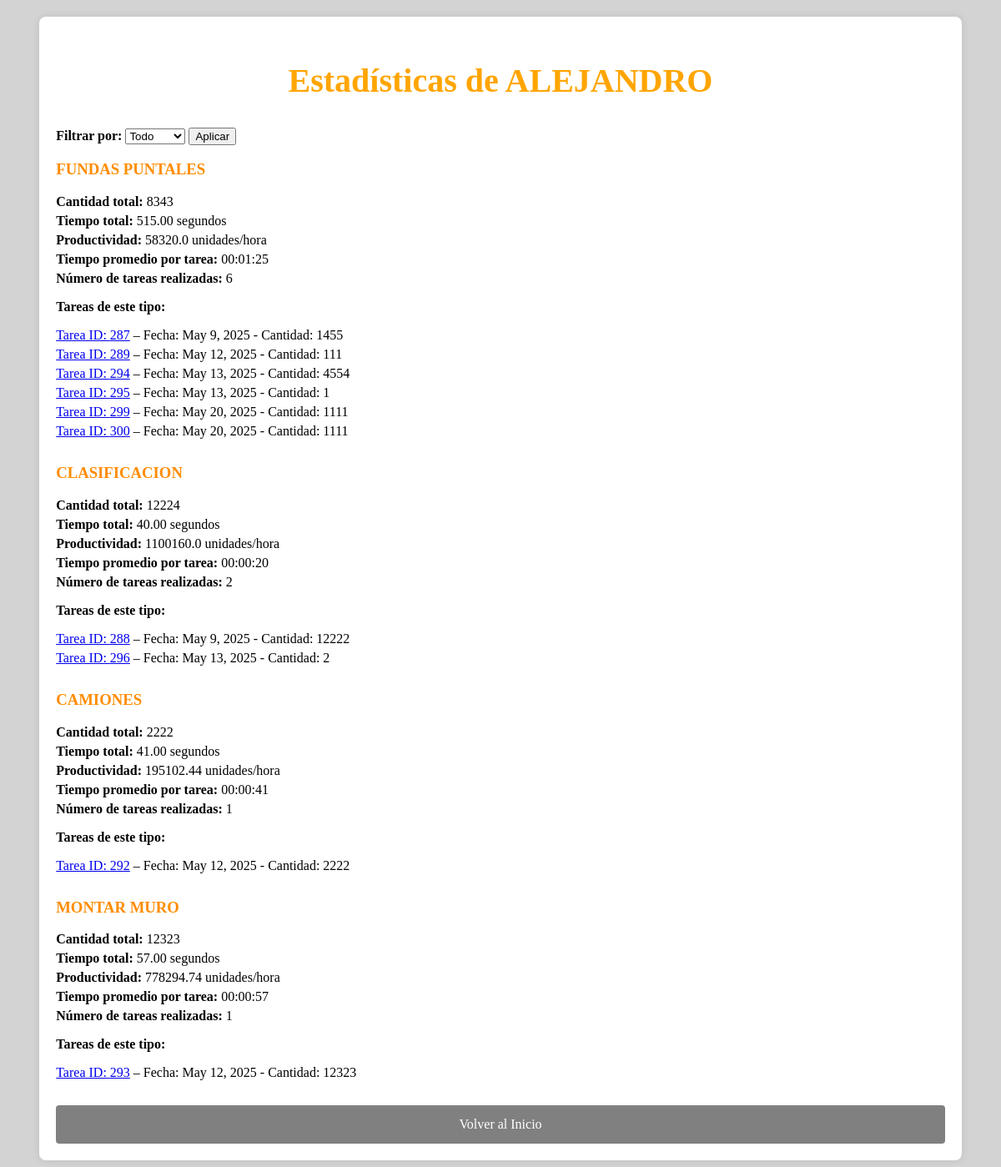
Screenshot of /estadisticas_trabajador/1001/ with the database file from the repository.
### pda/models.py (models this page shows, shortened)
class Trabajador(models.Model):
    nombre=models.TextField(null=True,blank=True)
    apellidos=models.TextField(null=True,blank=True)

class TipoTarea(models.Model):
    cod_tarea=models.TextField(null=True,blank=True)
    nombre=models.TextField(null=True,blank=True)

class Patio(models.Model):
    fecha = models.DateField(verbose_name='Fecha', null=True, blank=True)
    horaInicio = models.TimeField(verbose_name='H.Inicio', null=True, blank=True)
    horaFin = models.TimeField(verbose_name='H.Fin', null=True, blank=True)
    idTipTarea = models.IntegerField(verbose_name='Tip.Tarea', null=True, blank=True)
    idOper1 = models.IntegerField(verbose_name='Op.1', null=True, blank=True)
    idOper2 = models.IntegerField(verbose_name='Op.2', null=True, blank=True)
    cantidad = models.IntegerField(verbose_name='Cantidad', null=True, blank=True)

### pda/views.py (the view)
# urls.py: path('estadisticas_trabajador/<int:trabajador_id>/',estadisticas_trabajador,name='estadisticas_trabajador'),
def estadisticas_trabajador(request, trabajador_id):
    trabajador = get_object_or_404(Trabajador, id=trabajador_id)
    tareas = Patio.objects.filter(Q(idOper1=trabajador_id) | Q(idOper2=trabajador_id))
    periodo = request.GET.get('periodo')
    hoy = date.today()
    cantidadTotal = 0
    tiempoTotalSegundos = 0
    productividad = 0
    numTareas = 0
    tiempoPromedio = "00:00:00"
    estadisticas_por_tipo = defaultdict(lambda: {
        'cantidad': 0,
        'tiempo_total': 0,
        'num_tareas': 0,
        'tareas': []
    })
    if periodo == 'dia':
        tareas = tareas.filter(fecha=hoy)
    elif periodo == 'semana':
        inicio_semana = hoy - timedelta(days=hoy.weekday())  # Primer día de la semana
        tareas = tareas.filter(fecha__gte=inicio_semana, fecha__lte=hoy)
    elif periodo == 'mes':
        tareas = tareas.filter(fecha__month=hoy.month, fecha__year=hoy.year)
    elif periodo == 'todo':
        pass  # No filtra, usa todas las tareas
    for tarea in tareas:
        if tarea.horaInicio and tarea.horaFin and tarea.idTipTarea is not None:
            try:
                tipo_tarea = TipoTarea.objects.get(id=tarea.idTipTarea)
                nombre_tarea = tipo_tarea.nombre
            except TipoTarea.DoesNotExist:
                nombre_tarea = f"Tarea ID {tarea.idTipTarea}"
            fecha = tarea.fecha
            hora_inicio = datetime.combine(fecha, tarea.horaInicio)
            hora_fin = datetime.combine(fecha, tarea.horaFin)
            tiempo_segundos = (hora_fin - hora_inicio).total_seconds()
            estadisticas_por_tipo[nombre_tarea]['cantidad'] += tarea.cantidad or 0
            estadisticas_por_tipo[nombre_tarea]['tiempo_total'] += tiempo_segundos
            estadisticas_por_tipo[nombre_tarea]['num_tareas'] += 1
            estadisticas_por_tipo[nombre_tarea]['tareas'].append(tarea)
    for nombre_tarea, datos in estadisticas_por_tipo.items():
        tiempo_total = datos['tiempo_total']
        num_tareas = datos['num_tareas']
        cantidad = datos['cantidad']
        if tiempo_total > 0:
            datos['productividad'] = round(cantidad / (tiempo_total / 3600), 2)
        else:
            datos['productividad'] = 0
        if num_tareas > 0:
            tiempo_promedio = tiempo_total / num_tareas
            h = int(tiempo_promedio // 3600)
            m = int((tiempo_promedio % 3600) // 60)
            s = int(tiempo_promedio % 60)
            datos['tiempo_promedio'] = f"{h:02d}:{m:02d}:{s:02d}"
        else:
            datos['tiempo_promedio'] = "00:00:00"
    return render(request, 'estadisticas_trabajador.html', {
        'trabajador': trabajador,
        'tareas': tareas,
        'estadisticas_por_tipo': dict(estadisticas_por_tipo),
        'periodo': periodo,
    })

### templates/estadisticas_trabajador.html (shortened to what this page needs)
<!DOCTYPE html>
<html lang="es">
<head>
</head>
<body>
    <div class="container">
        <div class="form-container">
            <h2>Estadísticas de {{ trabajador.nombre }}</h2>
            <form method="get">
                <label for="periodo"><strong>Filtrar por:</strong></label>
                <select name="periodo" id="periodo">
                    <option value="todo" {% if periodo == 'todo' %}selected{% endif %}>Todo</option>
                </select>
                <button type="submit">Aplicar</button>
            </form>
            <br>
            {% for tipo_tarea, datos in estadisticas_por_tipo.items %}
                <div class="stats-item">
                    <h3>{{ tipo_tarea }}</h3>
                    <ul>
                        <li><strong>Cantidad total:</strong> {{ datos.cantidad }}</li>
                        <li><strong>Tiempo total:</strong> {{ datos.tiempo_total|floatformat:2 }} segundos</li>
                        <li><strong>Productividad:</strong> {{ datos.productividad }} unidades/hora</li>
                        <li><strong>Tiempo promedio por tarea:</strong> {{ datos.tiempo_promedio }}</li>
                        <li><strong>Número de tareas realizadas:</strong> {{ datos.num_tareas }}</li>
                    </ul>
                    {% if datos.tareas %}
                        <p><strong>Tareas de este tipo:</strong></p>
                        <ul>
                            {% for tarea in datos.tareas %}
                                <li>
                                    <a href="{% url 'detalle_tarea' tarea.id %}">Tarea ID: {{ tarea.id }}</a> –
                                    Fecha: {{ tarea.fecha }} -
                                    Cantidad: {{ tarea.cantidad }}
                                </li>
                            {% endfor %}
                        </ul>
                    {% else %}
                        <p>No hay tareas de este tipo.</p>
                    {% endif %}
                </div>
            {% empty %}
                <p>No se han encontrado tareas para este trabajador en el periodo seleccionado.</p>
            {% endfor %}
            <a class="aEnlac" href="/paginaInicial/">Volver al Inicio</a>
        </div>
    </div>
</body>
</html>

### templates/estadisticas_trabajador.html (style rules this page uses)
body { background-color: lightgrey; }
h2 { text-align: center; color: orange; font-size: 40px; }
.container { display: flex; justify-content: center; margin-top: 20px; }
.form-container { background-color: white; padding: 20px; border-radius: 8px; box-shadow: 0 0 10px rgba(0, 0, 0, 0.1); width: 90%; overflow-x: auto; }
.aEnlac { text-decoration: none; color: white; display: block; background-color: grey; padding: 14px 20px; text-align: center; margin-top: 15px; width: 100%; box-sizing: border-box; border-radius: 4px; }
.stats-item { margin-bottom: 30px; }
.stats-item h3 { margin-top: 0; color: darkorange; }
.stats-item ul { list-style-type: none; padding-left: 0; }
.stats-item ul li { margin: 5px 0; }

### rows the page displays
Trabajador: nombre "ALEJANDRO"
TipoTarea: estadisticas_por_tipo "FUNDAS PUNTALES"
Patio: id "287", fecha "May 9, 2025", cantidad "1455"
Patio: id "289", fecha "May 12, 2025", cantidad "111"
Patio: id "294", fecha "May 13, 2025", cantidad "4554"
Patio: id "295", fecha "May 13, 2025", cantidad "1"
Patio: id "299", fecha "May 20, 2025", cantidad "1111"
Patio: id "300", fecha "May 20, 2025", cantidad "1111"
TipoTarea: estadisticas_por_tipo "CLASIFICACION"
Patio: id "288", fecha "May 9, 2025", cantidad "12222"
Patio: id "296", fecha "May 13, 2025", cantidad "2"
TipoTarea: estadisticas_por_tipo "CAMIONES"
Patio: id "292", fecha "May 12, 2025", cantidad "2222"
TipoTarea: estadisticas_por_tipo "MONTAR MURO"
Patio: id "293", fecha "May 12, 2025", cantidad "12323"

### other values shown
{{ datos.cantidad }} "8343" "12224" "2222" "12323"
{{ datos.tiempo_total|floatformat:2 }} "515.00" "40.00" "41.00" "57.00"
{{ datos.productividad }} "58320.0" "1100160.0" "195102.44" "778294.74"
{{ datos.tiempo_promedio }} "00:01:25" "00:00:20" "00:00:41" "00:00:57"
{{ datos.num_tareas }} "6" "2" "1" "1"
